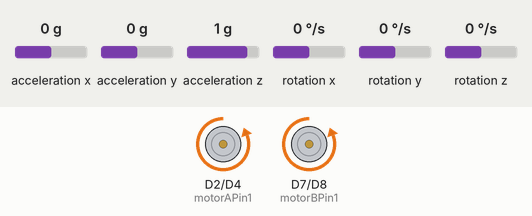
This sketch was run on a simulated Arduino Nano 33 IoT. Shown: motor-driver pin pairs drawn as motors (green arrow = first pin HIGH = forward, orange = second pin HIGH = backward, longer = more drive, scaled by the enable pin). Inputs (shaded band) come from the test bench; at power-on: rotation y 0 °/s, acceleration x 0 g, acceleration y 0 g, acceleration z 1 g, rotation x 0 °/s, rotation z 0 °/s. What the sketch prints to the serial monitor is not drawn.

Above: at 1.2 s.
1.3 s: rotation y set to -10 °/s
At 4.1 s:
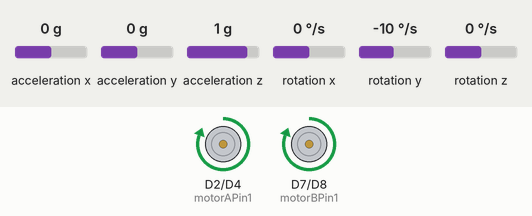
4.3 s: rotation y set to 0 °/s
At 7.0 s:
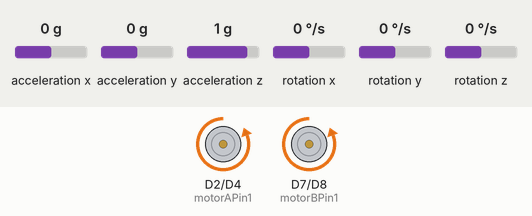
7.3 s: rotation y set to -192 °/s
At 8.3 s:
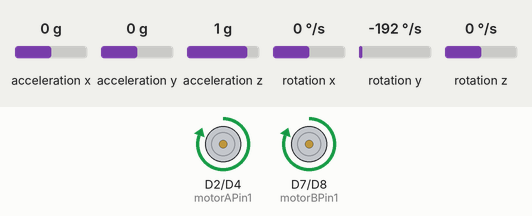
Timing chart, 0 to 10.3 s (numbered marks = the images above; inputs shaded):
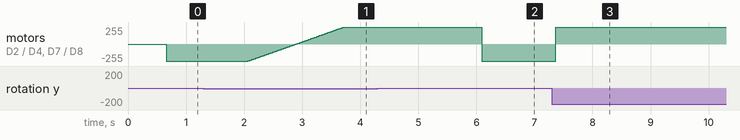

Measured:
- after the input at 1.3 s, motor on D2 (motorAPin1) / D4 (motorAPin2), motor on D7 (motorBPin1) / D8 (motorBPin2): moves from backward 255/255 to forward 255/255 over 1.7 s, starting after 0.77 s
- after the input at 4.3 s, motor on D2 (motorAPin1) / D4 (motorAPin2), motor on D7 (motorBPin1) / D8 (motorBPin2): forward 255/255 → backward 255/255 after 1.8 s
- after the input at 7.3 s, motor on D2 (motorAPin1) / D4 (motorAPin2), motor on D7 (motorBPin1) / D8 (motorBPin2): backward 255/255 → forward 255/255 after 0.07 s

The sketch:

RobotPenduloInvertido_RSL.ino
```cpp
/*
Realizado por Ricardo Sandí
Se necesita:
Una baterìa LIpo 3s de 11 v
Un driver puente H
Un arduino nano 33 iot
Dos motores de corriente continua

*/


#include <Arduino_LSM6DS3.h>

// Definición de pines del driver L298N
const int enableAPin = 3;   // Pin ENABLE A del driver L298N
const int enableBPin = 5;   // Pin ENABLE B del driver L298N
const int motorAPin1 = 2;   // Pin IN1 del driver L298N
const int motorAPin2 = 4;   // Pin IN2 del driver L298N
const int motorBPin1 = 7;   // Pin IN3 del driver L298N
const int motorBPin2 = 8;   // Pin IN4 del driver L298N

// Constantes de control
const float Kp = 0.8;
const float Ki = 0.1;
const float Kd = 1;


// Variables de control
float setpoint = -5.5;     // Punto de ajuste deseado (ángulo vertical)
float prevError = 0.0;    // Error anterior
float integral = 0.0;     // Término integral

void setup() {
  Serial.begin(9600);

  if (!IMU.begin()) {
    Serial.println("Error al iniciar el giroscopio y acelerómetro.");
    while (1);
  }

  // Configuración de los pines del driver L298N
  pinMode(enableAPin, OUTPUT);
  pinMode(enableBPin, OUTPUT);
  pinMode(motorAPin1, OUTPUT);
  pinMode(motorAPin2, OUTPUT);
  pinMode(motorBPin1, OUTPUT);
  pinMode(motorBPin2, OUTPUT);
}

void loop() {
  // Lectura del giroscopio
  float gyroX, gyroY, gyroZ;
  float accX, accY, accZ;
  IMU.readGyroscope(gyroX, gyroY, gyroZ);

  IMU.readAcceleration(accX, accY, accZ);

  // Cálculo del ángulo a partir del giroscopio
  float angle = gyroY;

  // Cálculo del error
  float error = setpoint - angle;

  // Término proporcional
  float P = Kp * error;

  // Término integral
  integral += Ki * error;

  // Término derivativo
  float derivative = Kd * (error - prevError);
  prevError = error;

  // Cálculo de la señal de control
  float controlSignal = P + integral + derivative;


  // Limitación de la señal de control
  if (controlSignal > 255) {
    controlSignal = 255;
  } else if (controlSignal < -255) {
    controlSignal = -255;
  }


  Serial.print("Angulo: (Lectura de GyroY) ");
  Serial.print(angle);
  Serial.print(", error (setpoint-angulo): ");
  Serial.print(error);
  Serial.print(", valor de P: (P * error)");
  Serial.print(P);
  Serial.print(", controlsignal: ");
  Serial.print(controlSignal);
  Serial.print(", angulo: ");
  Serial.println(angle);
  //delay(1000);

  // Control de los motores
  if (controlSignal > 0) {
    // Motor A en sentido horario
    digitalWrite(motorAPin1, HIGH);
    digitalWrite(motorAPin2, LOW);
    analogWrite(enableAPin, controlSignal);
    // Motor B en sentido horario
    digitalWrite(motorBPin1, HIGH);
    digitalWrite(motorBPin2, LOW);
    analogWrite(enableBPin, controlSignal);
  } else {
    // Motor A en sentido antihorario
    digitalWrite(motorAPin1, LOW);
    digitalWrite(motorAPin2, HIGH);
    analogWrite(enableAPin, -controlSignal);
    // Motor B en sentido antihorario
    digitalWrite(motorBPin1, LOW);
    digitalWrite(motorBPin2, HIGH);
    analogWrite(enableBPin, -controlSignal);
  }
}
```
